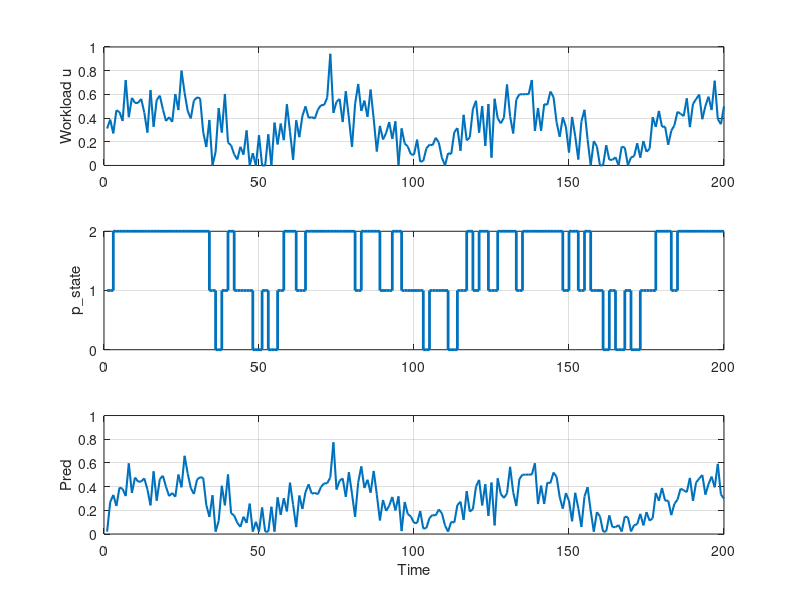

This figure's MATLAB source:
%% REAL-TIME DVFS CONTROLLER (NO FPGA VERSION)
% This mimics AXI registers and hardware update loop

clc; clear; close all;

%% "Hardware Registers"
u_reg       = single(0);   % workload input (AXI write)
p_state_reg = uint8(1);    % DVFS state (AXI read)
pred_reg    = single(0);   % predictor output (AXI read)

%% Predictor state
prev = single(0);
W    = single(0.8);         % fixed W for hardware
bias = single(0.02);

%% FSM state
state        = uint8(1);
last_change  = uint32(0);
cycle_cnt    = uint32(0);
next_avail   = uint32(0);

% Thresholds
T1 = single(0.08);
T2 = single(0.26);
H  = single(0.02);

min_residency       = uint32(2);
transition_latency  = uint32(1);

%% Generate workload pattern (like real-time input)
t_total  = 10;              % 10 seconds
Ts       = 0.05;            % 20 Hz update rate
N        = t_total / Ts;

u_trace = single( ...
        0.3 + 0.2*sin(2*pi*(1:N)/60) ...     % slow variation
      + 0.15*randn(1,N));                    % random spike noise
u_trace = max(0, min(1, u_trace));           % clamp 0–1

%% Logging
u_log      = zeros(1,N,'single');
pred_log   = zeros(1,N,'single');
p_log      = zeros(1,N,'uint8');

%% REAL-TIME LOOP
figure;
for k = 1:N
    pause(Ts);     % <<< REAL-TIME FEEL (mimics hardware loop)

    %% ========== "CPU writes to AXI register" ==========
    u_reg = u_trace(k);

    %% ========== PREDICTOR (hardware mimic) ==========
    e = single(u_reg);
    pred = W*prev + bias;
    prev = u_reg;

    pred = max(0, min(1, pred));     % clamp
    pred_reg = pred;

    %% ========== DVFS FSM ========== 
    cycle_cnt = cycle_cnt + 1;
    desired = state;

    switch state
        case 0   % LOW
            if pred >= T1 + H,   desired = 1; end

        case 1   % MED
            if pred >= T2 + H,   desired = 2;
            elseif pred < T1-H, desired = 0;
            end

        case 2   % HIGH
            if pred < T2 - H,    desired = 1; end
    end

    if desired ~= state
        if (cycle_cnt - last_change) >= min_residency && ...
               cycle_cnt >= next_avail
            state = desired;
            last_change = cycle_cnt;
            next_avail  = cycle_cnt + transition_latency;
        end
    end

    p_state_reg = state;

    %% Logging
    u_log(k)    = u_reg;
    pred_log(k) = pred_reg;
    p_log(k)    = p_state_reg;

    %% LIVE PLOT
    subplot(3,1,1);
    plot(u_log(1:k),'LineWidth',1.5); ylabel('Workload u'); ylim([0 1]); grid on;

    subplot(3,1,2);
    stairs(double(p_log(1:k)),'LineWidth',2); ylabel('p\_state'); yticks([0 1 2]); grid on;

    subplot(3,1,3);
    plot(pred_log(1:k),'LineWidth',1.5); ylabel('Pred'); ylim([0 1]); xlabel('Time'); grid on;

    drawnow;
end

disp("Real-time mimic COMPLETED!");
